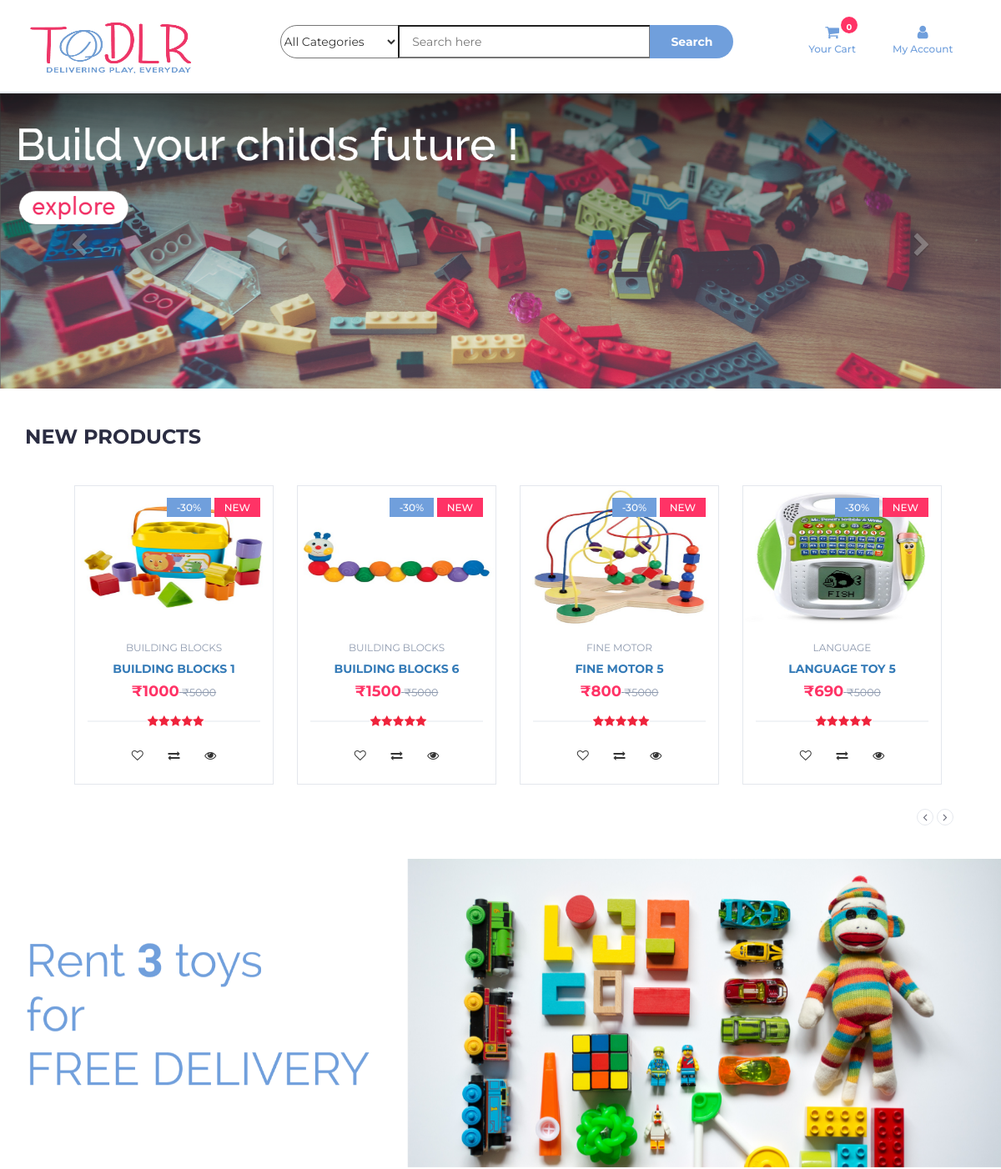
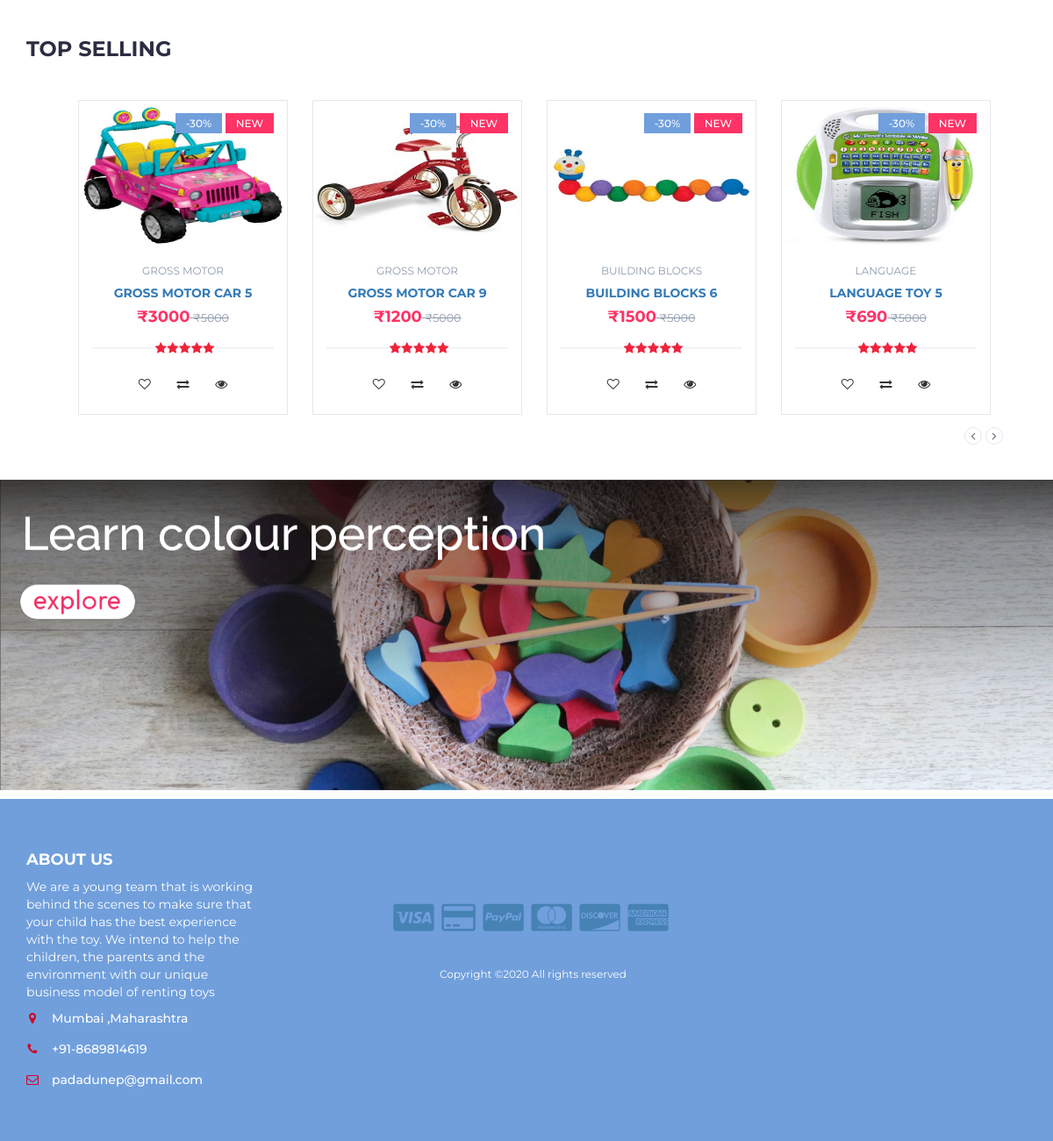
The page / on the database its author committed (2 pictures, top to bottom).
### tables this page shows
CREATE TABLE `products` (
  `product_id` int(100) NOT NULL,
  `product_cat` int(100) NOT NULL,
  `product_brand` int(100) NOT NULL,
  `product_title` varchar(255) NOT NULL,
  `product_price` int(100) NOT NULL,
  `product_desc` text NOT NULL,
  `product_image` text NOT NULL,
  `product_keywords` text NOT NULL
);

CREATE TABLE `categories` (
  `cat_id` int(100) NOT NULL,
  `cat_title` text NOT NULL
);

### index.php (called while the page is built)
<?php
include "header.php";
include "body.php";
include "footer.php";
?>

### body.php (the view, shortened to what this page needs)
   <div class="main">
        <div class="container mainn-raised" style="width:100%;">
  <div id="myCarousel" class="carousel slide" data-ride="carousel">
    <div class="carousel-inner">
      <div class="item active">
        <img src="img/banner2.png" style="width:100%;">
      </div>
    </div>
    <a class="left carousel-control _26sdfg" href="#myCarousel" data-slide="prev">
      <span class="glyphicon glyphicon-chevron-left"></span>
    </a>
    <a class="right carousel-control _26sdfg" href="#myCarousel" data-slide="next">
      <span class="glyphicon glyphicon-chevron-right"></span>
    </a>
  </div>
</div>
		<div class="section">
			<div class="container">
				<div class="row">
					<div class="col-md-12">
						<div class="section-title">
							<h3 class="title">New Products</h3>
						</div>
					</div>
					<div class="col-md-12 mainn mainn-raised">
						<div class="row" style="margin-left:-15px;margin-right:-15px">
							<div class="products-tabs">
								<div id="tab1" class="tab-pane active" style="background-color:white">
									<div class="products-slick" data-nav="#slick-nav-1" >
									<?php
                    include 'db.php';
					$product_query = "SELECT * FROM products,categories WHERE product_cat=cat_id AND product_id IN(10,20,30,40,50,15,25)";
                $run_query = mysqli_query($con,$product_query);
                if(mysqli_num_rows($run_query) > 0){
                    while($row = mysqli_fetch_array($run_query)){
                        $pro_id    = $row['product_id'];
                        $pro_title = $row['product_title'];
                        $pro_price = $row['product_price'];
                        $pro_image = $row['product_image'];
                        $cat_name = $row["cat_title"];
                        echo "
								<div class='product'>
									<a href='product.php?p=$pro_id'><div class='product-img'>
										<img src='product_images/$pro_image' style='max-height: 170px;' alt=''>
										<div class='product-label'>
											<span class='sale'>-30%</span>
											<span class='new'>NEW</span>
										</div>
									</div></a>
									<div class='product-body'>
										<p class='product-category'>$cat_name</p>
										<h3 class='product-name header-cart-item-name'><a href='product.php?p=$pro_id'>$pro_title</a></h3>
										<h4 class='product-price header-cart-item-info'>₹$pro_price<del class='product-old-price'> ₹5000</del></h4>
										<div class='product-rating'>
											<i class='fa fa-star'></i>
											<i class='fa fa-star'></i>
											<i class='fa fa-star'></i>
											<i class='fa fa-star'></i>
											<i class='fa fa-star'></i>
										</div>
										<div class='product-btns'>
											<button class='add-to-wishlist'><i class='fa fa-heart-o'></i><span class='tooltipp'>add to wishlist</span></button>
											<button class='add-to-compare'><i class='fa fa-exchange'></i><span class='tooltipp'>add to compare</span></button>
											<button class='quick-view'><i class='fa fa-eye'></i><span class='tooltipp'>quick view</span></button>
										</div>
									</div>
									<div class='add-to-cart'>
										<button pid='$pro_id' id='product' class='add-to-cart-btn block2-btn-towishlist' href='#'><i class='fa fa-shopping-cart'></i> add to cart</button>
									</div>
								</div>
			";
		}
}
?>
									</div>
									<div id="slick-nav-1" class="products-slick-nav"></div>
								</div>
							</div>
						</div>
					</div>
				</div>
			</div>
		</div>
		<div class="main" style="margin-top: 30px;">
        <div class="container mainn-raised" style="width:100%;">
  <div id="myCarousel" class="carousel slide" data-ride="carousel">
    <div class="carousel-inner">
      <div class="item active">
        <img src="img/banner4.png" style="width:100%;">
      </div>
    </div>
  </div>
</div>
		<div class="section">
			<div class="container">
				<div class="row">
					<div class="col-md-12">
						<div class="section-title">
							<h3 class="title">Top selling</h3>
						</div>
					</div>
					<div class="col-md-12 mainn mainn-raised">
						<div class="row" style="margin-left:-15px;margin-right:-15px">
							<div class="products-tabs">
								<div id="tab2" class="tab-pane fade in active" style="background-color:white">
									<div class="products-slick" data-nav="#slick-nav-2">
										<?php
                    include 'db.php';
					$product_query = "SELECT * FROM products,categories WHERE product_cat=cat_id AND product_id IN(5,15,25,35,45,55,9)";
                $run_query = mysqli_query($con,$product_query);
                if(mysqli_num_rows($run_query) > 0){
                    while($row = mysqli_fetch_array($run_query)){
                        $pro_id    = $row['product_id'];
                        $pro_title = $row['product_title'];
                        $pro_price = $row['product_price'];
                        $pro_image = $row['product_image'];
                        $cat_name = $row["cat_title"];
                        echo "
								<div class='product'>
									<a href='product.php?p=$pro_id'><div class='product-img'>
										<img src='product_images/$pro_image' style='max-height: 170px;' alt=''>
										<div class='product-label'>
											<span class='sale'>-30%</span>
											<span class='new'>NEW</span>
										</div>
									</div></a>
									<div class='product-body'>
										<p class='product-category'>$cat_name</p>
										<h3 class='product-name header-cart-item-name'><a href='product.php?p=$pro_id'>$pro_title</a></h3>
										<h4 class='product-price header-cart-item-info'>₹$pro_price<del class='product-old-price'> ₹5000</del></h4>
										<div class='product-rating'>
											<i class='fa fa-star'></i>
											<i class='fa fa-star'></i>
											<i class='fa fa-star'></i>
											<i class='fa fa-star'></i>
											<i class='fa fa-star'></i>
										</div>
										<div class='product-btns'>
											<button class='add-to-wishlist'><i class='fa fa-heart-o'></i><span class='tooltipp'>add to wishlist</span></button>
											<button class='add-to-compare'><i class='fa fa-exchange'></i><span class='tooltipp'>add to compare</span></button>
											<button class='quick-view'><i class='fa fa-eye'></i><span class='tooltipp'>quick view</span></button>
										</div>
									</div>
									<div class='add-to-cart'>
										<button pid='$pro_id' id='product' class='add-to-cart-btn block2-btn-towishlist' href='#'><i class='fa fa-shopping-cart'></i> add to cart</button>
									</div>
								</div>
			";
		}
}
?>
									</div>
									<div id="slick-nav-2" class="products-slick-nav"></div>
								</div>
							</div>
						</div>
					</div>
				</div>
			</div>
		</div>
		<div class="main" style="margin-top: 30px; margin-bottom:10px;">
        <div class="container mainn-raised" style="width:100%;">
  <div id="myCarousel" class="carousel slide" data-ride="carousel">
    <div class="carousel-inner">
      <div class="item active">
        <img src="img/banner5.png" style="width:100%;">
      </div>
    </div>
  </div>
</div>
</div>

### header.php (shortened to what this page needs)
<!DOCTYPE html>
<html lang="en">
	<head>
		<link type="text/css" rel="stylesheet" href="css/bootstrap.min.css"/>
		<link type="text/css" rel="stylesheet" href="css/slick.css"/>
		<link type="text/css" rel="stylesheet" href="css/slick-theme.css"/>
		<link type="text/css" rel="stylesheet" href="css/nouislider.min.css"/>
		<link rel="stylesheet" href="css/font-awesome.min.css">
		<link type="text/css" rel="stylesheet" href="css/style.css"/>
		<link type="text/css" rel="stylesheet" href="css/accountbtn.css"/>
    </head>
	<body>
		<header>
			<div id="header">
				<div class="container">
					<div class="row">
						<div class="col-md-3">
							<div class="header-logo">
							<a href="index.php">
							<img src="img/logo.png" height="80" width="200"/>
							</a>
							</div>
						</div>
						<div class="col-md-6">
							<div class="header-search">
								<form>
									<select class="input-select">
										<option value="0">All Categories</option>
									</select>
									<input class="input" id="search" type="text" placeholder="Search here">
									<button type="submit" id="search_btn" class="search-btn">Search</button>
								</form>
							</div>
						</div>
						<div class="col-md-3 clearfix">
							<div class="header-ctn">
								<div class="dropdown">
									<a class="dropdown-toggle" data-toggle="dropdown" aria-expanded="true">
										<i class="fa fa-shopping-cart"></i>
										<span>Your Cart</span>
										<div class="badge qty">0</div>
									</a>
									</div>
								<div class="dropdownn">
									<a class="dropdown-toggle" data-toggle="modal" data-target="#myModal" aria-expanded="true">
										<i class="fa fa-user "></i>
										<span>My Account</span>
									</a>
									</div>
							</div>
						</div>
					</div>
				</div>
			</div>
		</header>
		<nav id='navigation'>
		</nav>

### footer.php (shortened to what this page needs)
<footer id="footer">
			<div class="section" style="background-color: #709FDC">
				<div class="container">
					<div class="row">
						<div class="col-md-3">
							<div class="footer">
								<h3 class="footer-title">About Us</h3>
								<p class="footer-desc" style="color: white;">We are a young team that is working behind the scenes to make sure that your child has the best experience with the toy. We intend to help the children, the parents and the environment with our unique business model of renting toys</p>
								<ul class="footer-links">
									<li><a href="#"><i class="fa fa-map-marker"></i>Mumbai ,Maharashtra</a></li>
									<li><a href="#"><i class="fa fa-phone"></i>+91-8689814619</a></li>
									<li><a href="#"><i class="fa fa-envelope-o"></i>padadunep@gmail.com</a></li>
								</ul>
							</div>
						</div>
						<div class="col-md-6 text-center" style="margin-top:80px;">
							<ul class="footer-payments">
								<li><a href="#"><i class="fa fa-cc-visa"></i></a></li>
								<li><a href="#"><i class="fa fa-credit-card"></i></a></li>
								<li><a href="#"><i class="fa fa-cc-paypal"></i></a></li>
								<li><a href="#"><i class="fa fa-cc-mastercard"></i></a></li>
								<li><a href="#"><i class="fa fa-cc-discover"></i></a></li>
								<li><a href="#"><i class="fa fa-cc-amex"></i></a></li>
							</ul>
							<span class="copyright">
								Copyright &copy;<script>document.write(new Date().getFullYear());</script> All rights reserved
							</span>
						</div>
					</div>
				</div>
			</div>
		</footer>

### css/accountbtn.css (style rules this page uses)
.dropdownn { position: relative; display: inline-block; }

### header.php (style rules this page uses)
#navigation { background: -webkit-linear-gradient(to right, #F9D423, #FF4E50); }
#header { background: -webkit-linear-gradient(to right, #061161, #780206); }
#footer { background: white; border-color: red; background: -webkit-linear-gradient(to right, #348AC7, #7474BF); }
.footer-links li a { color: white; }
.glyphicon { display: inline-block; font: normal normal normal 14px/1 FontAwesome; font-size: inherit; text-rendering: auto; -webkit-font-smoothing: antialiased; -moz-osx-font-smoothing: grayscale; }
.glyphicon-chevron-left:before { content:"\f053" }
.glyphicon-chevron-right:before { content:"\f054" }

### rows shown on the page
products: product_image (picture), categories.cat_title "BUILDING BLOCKS", product_title "BUILDING BLOCKS 1", product_price "1000"
products: product_image (picture), categories.cat_title "BUILDING BLOCKS", product_title "BUILDING BLOCKS 6", product_price "1500"
products: product_image (picture), categories.cat_title "FINE MOTOR", product_title "FINE MOTOR 5", product_price "800"
products: product_image (picture), categories.cat_title "LANGUAGE", product_title "LANGUAGE TOY 5", product_price "690"
products: product_image (picture), categories.cat_title "GROSS MOTOR", product_title "GROSS MOTOR CAR 5", product_price "3000"
products: product_image (picture), categories.cat_title "GROSS MOTOR", product_title "GROSS MOTOR CAR 9", product_price "1200"
